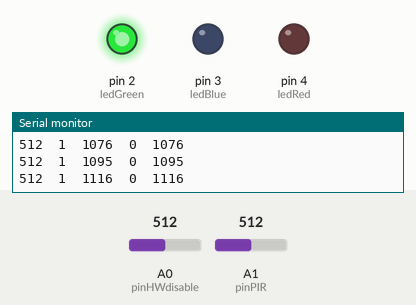
Bench run of a sketch on a simulated Arduino Uno, built with avr-gcc and run on an emulated ATmega328P. On the bench: output pins drawn as LEDs (lit = HIGH), the last lines printed to the serial monitor. The inputs (shaded band) are chosen by the test bench; at power-on: A0 (pinHWdisable) = 512, A1 (pinPIR) = 512.

Above: at 1.2 s.
1.3 s: A0 (pinHWdisable) set to 412
2.8 s: A0 (pinHWdisable) set to 388
At 3.4 s:
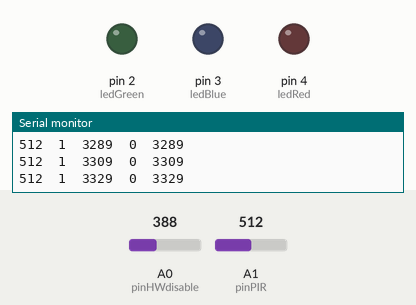
4.3 s: A1 (pinPIR) set to 985
7.3 s: A1 (pinPIR) set to 1015
8.8 s: A0 (pinHWdisable) set to 511
At 9.3 s:
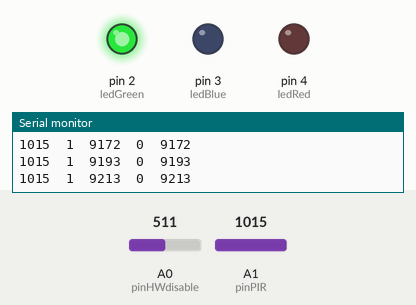
11.8 s: A0 (pinHWdisable) set to 306
At 30.9 s:
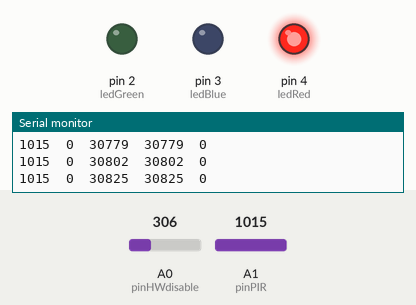
Timing chart, 0 to 31.5 s (numbered marks = the images above; inputs shaded):
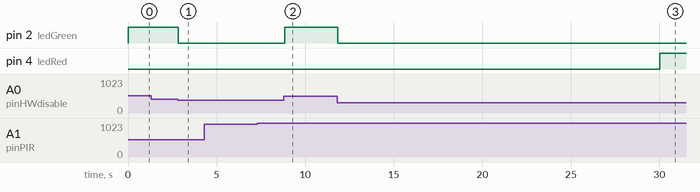

The sketch:

alarm.ino
```cpp
bool hwEnable = false;
bool swEnable = true;
bool movement = false;
bool checkMove = false;
bool alarm = false;
bool prevMove = false;
bool visto = false;

int pinHWdisable = A0;
int pinPIR = A1;
int ledGreen = 2;
int ledBlue = 3;
int ledRed = 4;
int counter = 0;

int highPIR = 300;
int maxMove = 3;
unsigned long alarmDelay = 30 * 1000;
unsigned long toggleStart = 0;
unsigned long moveTime = 0;

int LL = 400;
int UL = 800;

void setup(){
  Serial.begin(9600);
  Serial.println("Alarm!");
  pinMode(ledGreen, OUTPUT);
  pinMode(ledBlue, OUTPUT);
  pinMode(ledRed, OUTPUT);
}

void loop(){

// check if disable jack is inserted
  if ((analogRead(pinHWdisable) > LL) and (analogRead(pinHWdisable) < UL)){ //aaa and bbb to be defined
    hwEnable = false;
    alarm = false;
    movement = false;
  }else{
    hwEnable = true;
  }

//  swEnable = SIMCHECK??

  prevMove = checkMove;

/*  if (analogRead(pinPIR) > highPIR){
    checkMove = true;
  }else{
    checkMove = false;
  }
*/
  checkMove = (analogRead(pinPIR) > highPIR)?true:false;

  if (checkMove != prevMove) {
     if (checkMove) {
       counter ++;
     }
  }
  moveTime = millis();
  if (counter < 1){
    toggleStart = moveTime;
  }

  if (moveTime - toggleStart >= alarmDelay) {
    if ((checkMove) or (counter > maxMove)) {
      movement = true;
    }
    counter = 0;
  }
  Serial.print(analogRead(pinPIR));
  Serial.print("\t");
  Serial.print(counter);
  Serial.print("\t");
  Serial.print(moveTime);
  Serial.print("\t");
  Serial.print(toggleStart);
  Serial.print("\t");
  Serial.println(moveTime - toggleStart);

  alarm = hwEnable and swEnable and movement;

  if (hwEnable) {
    digitalWrite(ledGreen,LOW);
    digitalWrite(ledRed,LOW);
    digitalWrite(ledBlue,LOW);
  } else {
    digitalWrite(ledGreen,HIGH);
  }

  if (movement) {
    digitalWrite(ledBlue,HIGH);
    digitalWrite(ledRed,LOW);
    digitalWrite(ledGreen,LOW);

  } else {
    digitalWrite(ledBlue,LOW);
  }


  if (alarm) {
    digitalWrite(ledRed,HIGH);
    digitalWrite(ledBlue,LOW);
    digitalWrite(ledGreen,LOW);
  }

}
```

Measured:
- the behaviour switches between 401 and 400 on A0 (pinHWdisable) (found by bisection; images 0 and 1)
- after the input at 2.8 s, pin 2 (ledGreen): HIGH → LOW at once
- after the input at 8.8 s, pin 2 (ledGreen): LOW → HIGH at once
- after the input at 11.8 s, pin 3 (ledBlue): stays LOW (without the input it goes to HIGH after 18.2 s); pin 4 (ledRed): LOW → HIGH after 18.2 s
